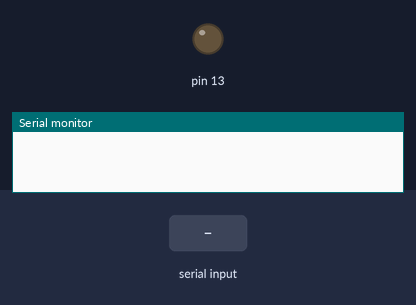
Bench run of a sketch on a simulated Arduino Uno, built with avr-gcc and run on an emulated ATmega328P. Parts: output pins drawn as LEDs (lit = HIGH), the last lines printed to the serial monitor. Inputs (shaded band) come from the test bench.

Above: at 1.2 s.
1.3 s: "1234\n" received over the second serial link
At 3.1 s:
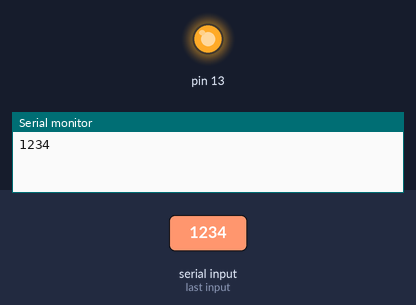
Timing chart, 0 to 4.8 s (numbered marks = the images above; inputs shaded):
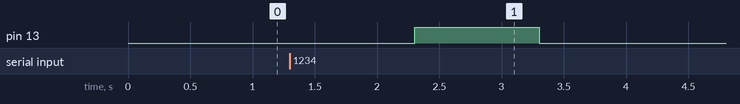

The sketch:

reciver_final.ino
```cpp
#include <SoftwareSerial.h>
SoftwareSerial mySerial(10,11); //RX, TX
int a=0;
void setup()
{
  Serial.begin(9600);
  pinMode(13,OUTPUT);
  mySerial.begin(9600);
}
void loop()
{
  //Read from HC-12 and send to serial monitor
  if(mySerial.available() > 1){
    String input = mySerial.readString();
    int a=input.toInt();
    Serial.println(a);
    //1234 is just any message that is received from receiver
    if(a==1234)
    {
      digitalWrite(13,HIGH);
      delay(1000);
      digitalWrite(13,LOW);
    }
    else
    {
      digitalWrite(13,LOW);
    }
  }
  delay(20);
}
```

Measured:
- after the input at 1.3 s, pin 13: LOW → HIGH after 1.0 s, → LOW 1.0 s later
